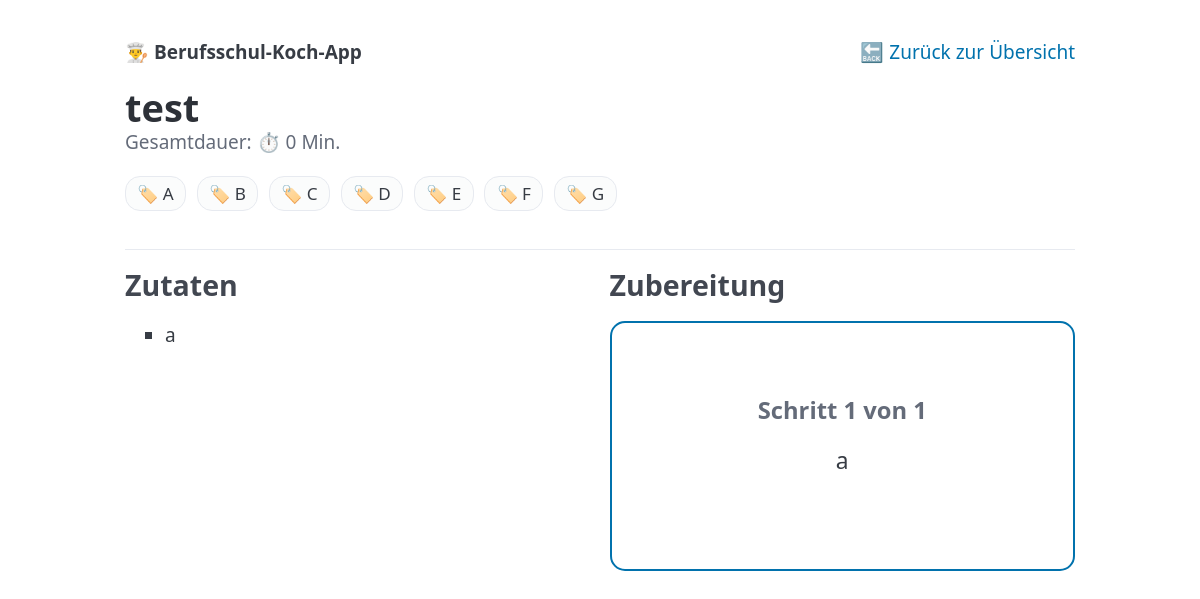
The app's page /rezept/4 with its own data.
### tables this page shows
CREATE TABLE rezepte (
            id INTEGER PRIMARY KEY AUTOINCREMENT,
            titel TEXT NOT NULL,
            dauer INTEGER,
            kategorie TEXT,
            zutaten TEXT,
            anleitung TEXT
        );

### app.py (the view)
@app.route('/rezept/<int:id>')
def rezept_detail(id):
    conn = get_db_connection()
    rezept = conn.execute('SELECT * FROM rezepte WHERE id = ?', (id,)).fetchone()
    conn.close()
    if rezept is None:
        return redirect(url_for('rezepte'))
    return render_template('rezept_detail.html', rezept=rezept)

### app.py (called while the page is built)
def get_db_connection():
    conn = sqlite3.connect(DB_PATH)
    conn.row_factory = sqlite3.Row
    return conn

### templates/rezept_detail.html (shortened to what this page needs)
<!DOCTYPE html>
<html lang="de">
<head>
    <link rel="stylesheet" href="https://cdn.jsdelivr.net/npm/@picocss/pico@2/css/pico.min.css">
</head>
<body>
    <main class="container">
        <nav>
            <ul>
                <li><strong>👨‍🍳 Berufsschul-Koch-App</strong></li>
            </ul>
            <ul>
                <li><a href="/rezepte" class="outline">🔙 Zurück zur Übersicht</a></li>
            </ul>
        </nav>
        <h1 style="margin-bottom: 0;">{{ rezept['titel'] }}</h1>
        <p style="color: var(--pico-muted-color);">Gesamtdauer: ⏱ {{ rezept['dauer'] }} Min.</p>
        <div style="margin-bottom: 2rem;">
            {% if rezept['kategorie'] %}
                {% for kat in rezept['kategorie'].split(',') %}
                    {% if kat.strip() %}
                        <span style="display: inline-block; background: var(--pico-form-element-background-color); border: 1px solid var(--pico-muted-border-color); padding: 0.2rem 0.6rem; border-radius: 15px; font-size: 0.9rem; margin-right: 0.3rem;">
                            🏷️ {{ kat.strip().capitalize() }}
                        </span>
                    {% endif %}
                {% endfor %}
            {% endif %}
        </div>
        <hr>
        <div class="grid">
            <div>
                <h3>Zutaten</h3>
                <ul>
                    {% if rezept['zutaten'] %}
                        {% for zeile in rezept['zutaten'].split('\n') %}
                            {% if zeile.strip() %}
                                {% set zutat_daten = zeile.split('|') %}
                                {% if zutat_daten|length == 3 %}
                                    <li><strong>{{ zutat_daten[0] }} {{ zutat_daten[1] }}</strong> {{ zutat_daten[2] }}</li>
                                {% else %}
                                    <li>{{ zeile }}</li>
                                {% endif %}
                            {% endif %}
                        {% endfor %}
                    {% else %}
                        <p>Keine Zutaten angegeben.</p>
                    {% endif %}
                </ul>
            </div>
            <div>
                <h3>Zubereitung</h3>
                <div class="schritt-karte">
                    {% if rezept['anleitung'] %}
                        {% set schritte = rezept['anleitung'].split('|||') %}
                        {% for schritt in schritte %}
                            {% if schritt.strip() %}
                                {% set schritt_daten = schritt.split(':::') %}
                                <div class="schritt-slide" style="display: {% if loop.index0 == 0 %}block{% else %}none{% endif %};">
                                    <h4 style="color: var(--pico-muted-color);">Schritt {{ loop.index }} von {{ schritte|length }}</h4>
                                    {% if schritt_daten|length == 2 %}
                                        <h2 style="margin-bottom: 0.5rem;">⏱ {{ schritt_daten[0] }} Min.</h2>
                                        <p style="font-size: 1.2rem;">{{ schritt_daten[1] }}</p>
                                    {% else %}
                                        <p style="font-size: 1.2rem;">{{ schritt_daten[0] }}</p>
                                    {% endif %}
                                </div>
                            {% endif %}
                        {% endfor %}
                    {% else %}
                        <p>Keine Anleitung gespeichert.</p>
                    {% endif %}
                </div>
            </div>
        </div>
    </main>
</body>
</html>

### templates/rezept_detail.html (style rules this page uses)
.schritt-karte { background: var(--pico-card-background-color); border: 2px solid var(--pico-primary-background); border-radius: 15px; padding: 2rem; text-align: center; min-height: 250px; display: flex; flex-direction: column; justify-content: center; }

### records on screen
rezepte: titel "test", dauer "0", anleitung "a"

### other values on screen
{{ kat.strip().capitalize() }} "A" "B" "C" "D" "E" "F" "G"
{{ schritte|length }} "1"
{{ schritt_daten[0] }} "a"
